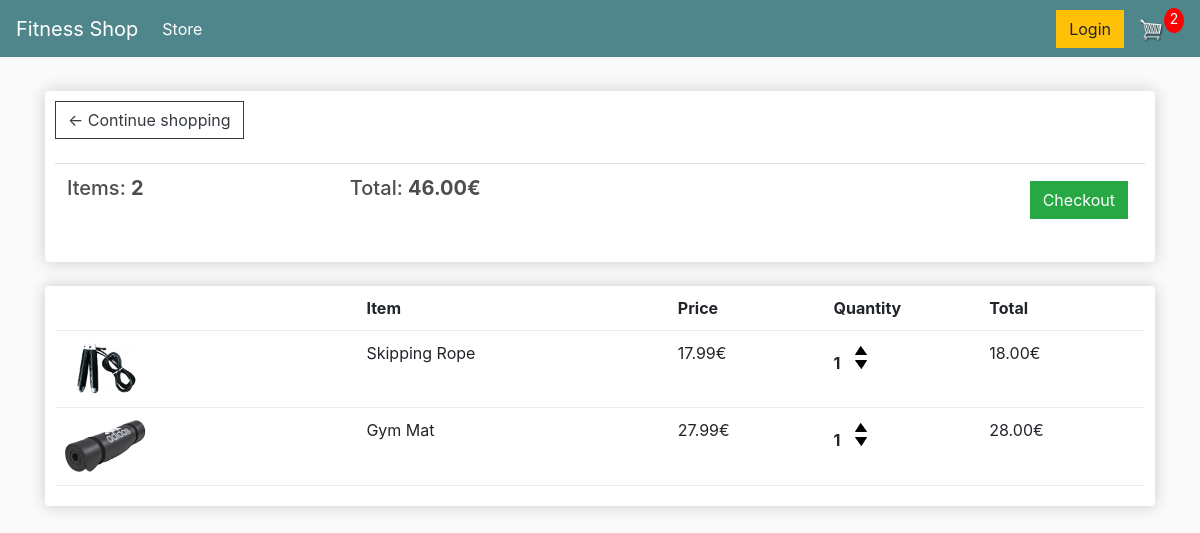
The page /cart/ (signed in) on the database as committed earlier.
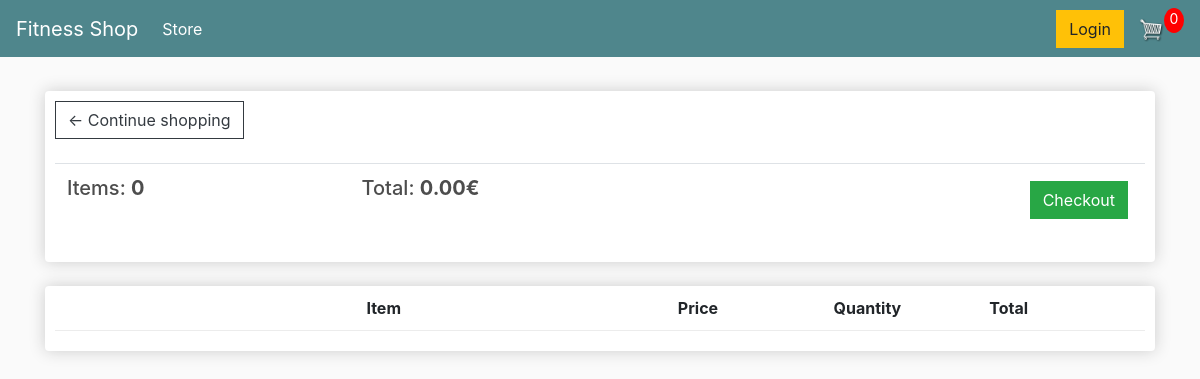
The same page on the database as committed later.
### store/models.py (models this page shows, shortened)
class Order(models.Model):
    customer = models.ForeignKey(
        Customer, on_delete=models.SET_NULL, null=True, blank=True)
    date_ordered = models.DateTimeField(auto_now_add=True)
    complete = models.BooleanField(default=False, null=True, blank=True)
    transaction_id = models.CharField(max_length=200, null=True)
    @property
    def get_cart_total(self):
        orderitems = self.orderitem_set.all()
        total = sum([item.get_total for item in orderitems])
        return total
    @property
    def get_cart_items(self):
        orderitems = self.orderitem_set.all()
        total = sum([item.quantity for item in orderitems])
        return total

class OrderItem(models.Model):
    product = models.ForeignKey(
        Product, on_delete=models.SET_NULL, null=True, blank=True)
    order = models.ForeignKey(
        Order, on_delete=models.SET_NULL, null=True, blank=True)
    quantity = models.IntegerField(default=0, null=True, blank=True)
    date_added = models.DateTimeField(auto_now_add=True)
    @property
    def get_total(self):
        total = self.product.price * self.quantity
        return total

class Product(models.Model):
    name = models.CharField(max_length=200, null=True)
    price = models.DecimalField(max_digits=8, decimal_places=2)
    digital = models.BooleanField(default=False, null=True, blank=True)
    image = models.ImageField(default='placeholder.png', null=True, blank=True)
    @property
    def imageURL(self):
        try:
            url = self.image.url
        except:
            url = ''
        return url

### store/views.py (the view)
# urls.py: path('cart/', views.cart, name='cart'),
def cart(request):
    data = cartData(request)
    items = data['items']
    order = data['order']
    cartItems = data['cartItems']
    context = {'items': items, 'order': order,
               'cartItems': cartItems}
    return render(request, 'store/cart.html', context)

### store/utils.py (called while the page is built)
def cartData(request):
    if request.user.is_authenticated:
        customer = request.user.customer
        order, create = Order.objects.get_or_create(
            customer=customer, complete=False)
        items = order.orderitem_set.all()
        cartItems = order.get_cart_items
    else:
        cookieData = cookieCart(request)
        items = cookieData['items']
        order = cookieData['order']
        cartItems = cookieData['cartItems']
    return {'cartItems': cartItems, 'order': order, 'items': items}

### store/templates/store/cart.html
{% extends 'store/main.html' %}
{% load static %}
{% block content %}
<div class="row">
   <div class="col-lg-12">
        <div class="box-element">
            <a class="btn btn-outline-dark" href="{% url 'store' %}">&#x2190; Continue shopping</a>
            <br>
            <br>
            <table class="table">
                <tr>
                    <th><h5>Items: <strong>{{ order.get_cart_items }}</strong></h5></th>
                    <th><h5>Total: <strong>{{ order.get_cart_total|floatformat:2 }}€</strong></h5></th>
                    <th>
                        <a class="btn btn-success" style="float: right; margin: 5px" href="{% url 'checkout' %}">Checkout</a>
                    </th>
                </tr>
            </table>
        </div>
        <br>
        <div class="box-element">
            <div class="cart-row">
                <div style="flex: 2"></div>
                <div style="flex: 2"><strong>Item</strong></div>
                <div style="flex: 1"><strong>Price</strong></div>
                <div style="flex: 1"><strong>Quantity</strong></div>
                <div style="flex: 1"><strong>Total</strong></div>
            </div>
            {% for item in items %}
            <div class="cart-row">
                <div style="flex: 2"><img src="{{ item.product.imageURL }}" class="row-image"></div>
                <div style="flex: 2">{{ item.product.name }}</div>
                <div style="flex: 1">{{ item.product.price|floatformat:2 }}€</div>
                <div style="flex: 1">
                    <p class="quantity">{{ item.quantity }}</p>
			        <div class="quantity">
				        <img data-product={{item.product.id}} data-action="add" class="chg-quantity update-cart" src="{% static  'media/arrow-up.png' %}">
                        <img data-product={{item.product.id}} data-action="remove" class="chg-quantity update-cart" src="{% static  'media/arrow-down.png' %}">
                    </div>
                </div>
                <div style="flex: 1">{{ item.get_total|floatformat:2 }}€</div>
            </div>
            {% endfor %}
        </div>
    </div>
</div>
{% endblock content %}

Rows that differ between the two databases and show on the page:
removed Order: get_cart_items "2", get_cart_total "46.00"
no longer on this page (row edited): OrderItem: product.imageURL (picture), product.name "Skipping Rope", product.price "17.99", quantity "1", get_total "18.00"
no longer on this page (row edited): OrderItem: product.imageURL (picture), product.name "Gym Mat", product.price "27.99", quantity "1", get_total "28.00"
added Order: get_cart_items "0", get_cart_total "0.00"
Other text that changed with them:
{{ cartItems }}: "2" → "0"
